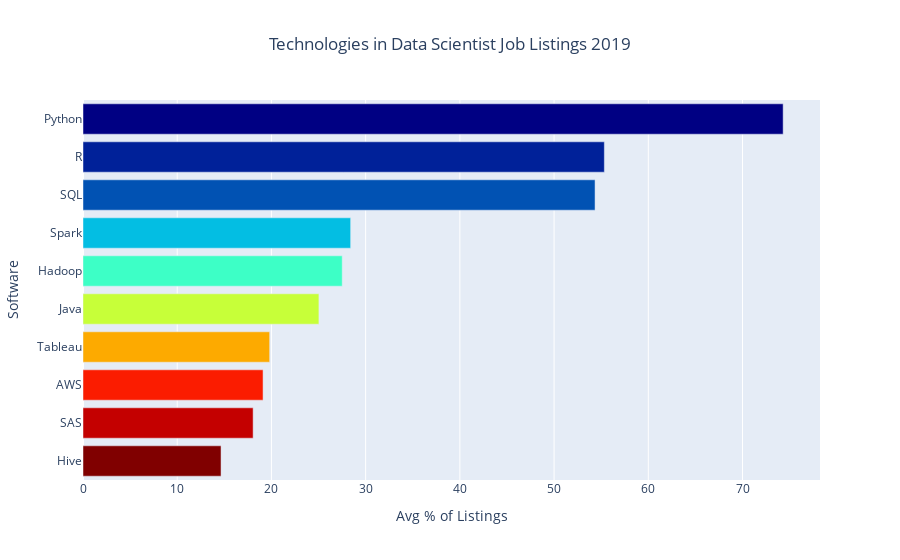

The notebook cell saved with this chart:
### Code cell
cmax=50
cmin=200
color_s = np.linspace(cmin, cmax, 10)

data = [
    go.Bar(
        y=df_10.index,          
        x=df_10['2019'] * 100,
        orientation='h',
        marker=dict(
            colorscale='Jet',
            color=color_s
        ),
    )
]

layout = {
    'title': 'Technologies in Data Scientist Job Listings 2019',
    'yaxis': {'title': 'Software', 'tickmode': 'linear'},
    'xaxis': {'title': "Avg % of Listings"},
    'title_x':0.5,
    'height': 500
    
}

fig = go.Figure(data=data, layout=layout)
py.iplot(fig)

### Figure 1 — Plotly figure (JSON) as saved in the notebook; plotly's stock layout.template omitted (floating-point values rounded to 4 significant figures)
{"data": [{"marker": {"color": [200, 183.3, 166.7, 150, 133.3, 116.7, 100, 83.33, 66.67, 50], "colorscale": [[0, "rgb(0,0,131)"], [0.2, "rgb(0,60,170)"], [0.4, "rgb(5,255,255)"], [0.6, "rgb(255,255,0)"], [0.8, "rgb(250,0,0)"], [1, "rgb(128,0,0)"]]}, "orientation": "h", "type": "bar", "x": [14.65, 18.06, 19.11, 19.81, 25.04, 27.51, 28.41, 54.35, 55.34, 74.31], "y": ["Hive", "SAS", "AWS", "Tableau", "Java", "Hadoop", "Spark", "SQL", "R", "Python"]}], "layout": {"autosize": true, "title": {"text": "Technologies in Data Scientist Job Listings 2019", "x": 0.5}, "xaxis": {"autorange": true, "range": [0, 78.22], "title": {"text": "Avg % of Listings"}, "type": "linear"}, "yaxis": {"autorange": true, "range": [-0.5, 9.5], "tickmode": "linear", "title": {"text": "Software"}, "type": "category"}}}
